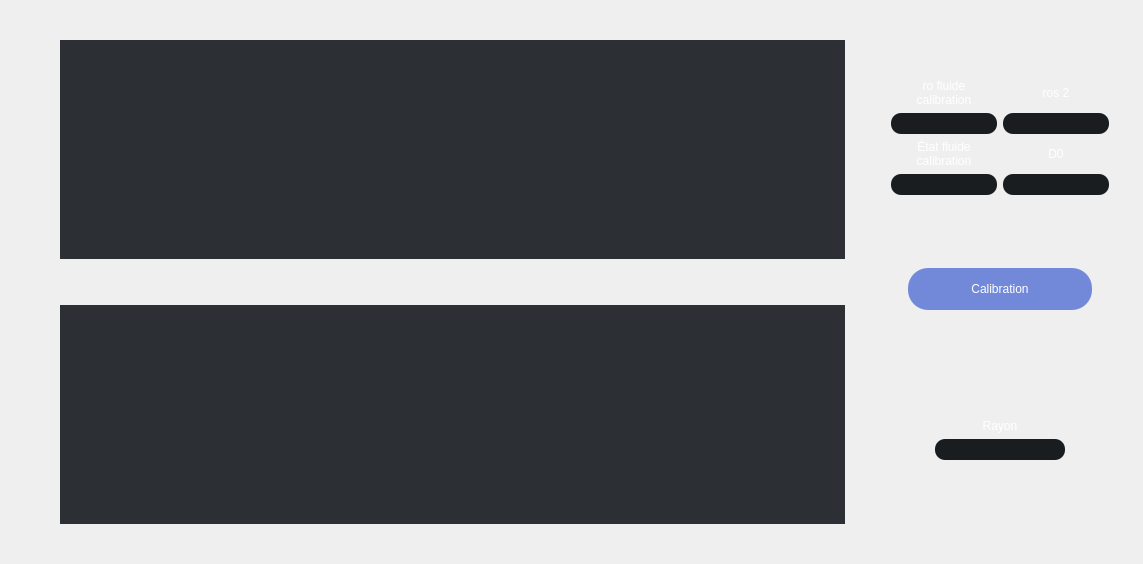
        <widget class="QWidget" name="Calibration">
         <layout class="QGridLayout" name="gridLayout_18">
          <item row="0" column="2">
           <layout class="QGridLayout" name="gridLayout_17">
            <item row="5" column="0">
             <spacer name="verticalSpacer_35">
              <property name="orientation">
               <enum>Qt::Vertical</enum>
              </property>
              <property name="sizeType">
               <enum>QSizePolicy::Fixed</enum>
              </property>
              <property name="sizeHint" stdset="0">
               <size>
                <width>20</width>
                <height>29</height>
               </size>
              </property>
             </spacer>
            </item>
            <item row="0" column="0">
             <spacer name="verticalSpacer_36">
              <property name="orientation">
               <enum>Qt::Vertical</enum>
              </property>
              <property name="sizeType">
               <enum>QSizePolicy::Fixed</enum>
              </property>
              <property name="sizeHint" stdset="0">
               <size>
                <width>20</width>
                <height>29</height>
               </size>
              </property>
             </spacer>
            </item>
            <item row="2" column="0">
             <widget class="QWidget" name="Graphe_Xexp_Xcal_2" native="true">
              <property name="sizePolicy">
               <sizepolicy hsizetype="MinimumExpanding" vsizetype="MinimumExpanding">
                <horstretch>0</horstretch>
                <verstretch>0</verstretch>
               </sizepolicy>
              </property>
              <property name="minimumSize">
               <size>
                <width>785</width>
                <height>219</height>
               </size>
              </property>
              <property name="styleSheet">
               <string notr="true">background-color: #2C2F33;</string>
              </property>
             </widget>
            </item>
            <item row="3" column="0">
             <spacer name="verticalSpacer_37">
              <property name="orientation">
               <enum>Qt::Vertical</enum>
              </property>
              <property name="sizeType">
               <enum>QSizePolicy::Fixed</enum>
              </property>
              <property name="sizeHint" stdset="0">
               <size>
                <width>37</width>
                <height>40</height>
               </size>
              </property>
             </spacer>
            </item>
            <item row="4" column="0">
             <widget class="QWidget" name="Graphe_Yexp_Ycal_2" native="true">
              <property name="sizePolicy">
               <sizepolicy hsizetype="MinimumExpanding" vsizetype="MinimumExpanding">
                <horstretch>0</horstretch>
                <verstretch>0</verstretch>
               </sizepolicy>
              </property>
              <property name="minimumSize">
               <size>
                <width>785</width>
                <height>219</height>
               </size>
              </property>
              <property name="styleSheet">
               <string notr="true">background-color: #2C2F33;</string>
              </property>
             </widget>
            </item>
           </layout>
          </item>
          <item row="0" column="3">
           <spacer name="horizontalSpacer_17">
            <property name="orientation">
             <enum>Qt::Horizontal</enum>
            </property>
            <property name="sizeType">
             <enum>QSizePolicy::Fixed</enum>
            </property>
            <property name="sizeHint" stdset="0">
             <size>
              <width>40</width>
              <height>20</height>
             </size>
            </property>
           </spacer>
          </item>
          <item row="0" column="0">
           <spacer name="horizontalSpacer_16">
            <property name="orientation">
             <enum>Qt::Horizontal</enum>
            </property>
            <property name="sizeType">
             <enum>QSizePolicy::Fixed</enum>
            </property>
            <property name="sizeHint" stdset="0">
             <size>
              <width>49</width>
              <height>20</height>
             </size>
            </property>
           </spacer>
          </item>
          <item row="0" column="4">
           <layout class="QGridLayout" name="gridLayout_19">
            <item row="1" column="0">
             <layout class="QGridLayout" name="gridLayout_20">
              <item row="0" column="0">
               <widget class="QLabel" name="label_ro_fluide">
                <property name="styleSheet">
                 <string notr="true">color: rgb(255, 255, 255);
font: 15pt &quot;Lato&quot;;</string>
                </property>
                <property name="text">
                 <string>&lt;html&gt;&lt;head/&gt;&lt;body&gt;&lt;p&gt;ro fluide&lt;br&gt;calibration&lt;/p&gt;&lt;/body&gt;&lt;/html&gt;</string>
                </property>
                <property name="alignment">
                 <set>Qt::AlignCenter</set>
                </property>
               </widget>
              </item>
              <item row="2" column="0">
               <widget class="QLabel" name="label_etat_fluide">
                <property name="styleSheet">
                 <string notr="true">color: rgb(255, 255, 255);
font: 15pt &quot;Lato&quot;;</string>
                </property>
                <property name="text">
                 <string>&lt;html&gt;&lt;head/&gt;&lt;body&gt;&lt;p&gt;État fluide&lt;br&gt;calibration&lt;/p&gt;&lt;/body&gt;&lt;/html&gt;</string>
                </property>
                <property name="alignment">
                 <set>Qt::AlignCenter</set>
                </property>
               </widget>
              </item>
              <item row="0" column="1">
               <widget class="QLabel" name="label_ros2">
                <property name="whatsThis">
                 <string>color: rgb(255, 255, 255);
font: 15pt &quot;Lato&quot;;</string>
                </property>
                <property name="styleSheet">
                 <string notr="true">color: rgb(255, 255, 255);
font: 15pt &quot;Lato&quot;;</string>
                </property>
                <property name="text">
                 <string>ros 2</string>
                </property>
                <property name="alignment">
                 <set>Qt::AlignCenter</set>
                </property>
               </widget>
              </item>
              <item row="2" column="1">
               <widget class="QLabel" name="label_d0">
                <property name="styleSheet">
                 <string notr="true">color: rgb(255, 255, 255);
font: 15pt &quot;Lato&quot;;</string>
                </property>
                <property name="text">
                 <string>D0</string>
                </property>
                <property name="alignment">
                 <set>Qt::AlignCenter</set>
                </property>
               </widget>
              </item>
              <item row="1" column="1">
               <widget class="QLineEdit" name="lineEdit_ros2">
                <property name="sizePolicy">
                 <sizepolicy hsizetype="Fixed" vsizetype="Fixed">
                  <horstretch>0</horstretch>
                  <verstretch>0</verstretch>
                 </sizepolicy>
                </property>
                <property name="minimumSize">
                 <size>
                  <width>99</width>
                  <height>21</height>
                 </size>
                </property>
                <property name="styleSheet">
                 <string notr="true">QLineEdit {
	font: 17pt &quot;Lato&quot;;
	color: rgb(255, 255, 255);	
	background-color: #1A1D20;
 	border-radius: 10px;
}</string>
                </property>
                <property name="alignment">
                 <set>Qt::AlignCenter</set>
                </property>
               </widget>
              </item>
              <item row="1" column="0">
               <widget class="QLineEdit" name="lineEdit_ro_fluide">
                <property name="sizePolicy">
                 <sizepolicy hsizetype="Fixed" vsizetype="Fixed">
                  <horstretch>0</horstretch>
                  <verstretch>0</verstretch>
                 </sizepolicy>
                </property>
                <property name="minimumSize">
                 <size>
                  <width>99</width>
                  <height>21</height>
                 </size>
                </property>
                <property name="styleSheet">
                 <string notr="true">QLineEdit {
	font: 17pt &quot;Lato&quot;;
	color: rgb(255, 255, 255);	
	background-color: #1A1D20;
 	border-radius: 10px;
}</string>
                </property>
                <property name="alignment">
                 <set>Qt::AlignCenter</set>
                </property>
               </widget>
              </item>
              <item row="3" column="1">
               <widget class="QLineEdit" name="lineEdit_d0">
                <property name="sizePolicy">
                 <sizepolicy hsizetype="Fixed" vsizetype="Fixed">
                  <horstretch>0</horstretch>
                  <verstretch>0</verstretch>
                 </sizepolicy>
                </property>
                <property name="minimumSize">
                 <size>
                  <width>99</width>
                  <height>21</height>
                 </size>
                </property>
                <property name="styleSheet">
                 <string notr="true">QLineEdit {
	font: 17pt &quot;Lato&quot;;
	color: rgb(255, 255, 255);	
	background-color: #1A1D20;
 	border-radius: 10px;
}</string>
                </property>
                <property name="alignment">
                 <set>Qt::AlignCenter</set>
                </property>
               </widget>
              </item>
              <item row="3" column="0">
               <widget class="QLineEdit" name="lineEdit_etat_fluide">
                <property name="sizePolicy">
                 <sizepolicy hsizetype="Fixed" vsizetype="Fixed">
                  <horstretch>0</horstretch>
                  <verstretch>0</verstretch>
                 </sizepolicy>
                </property>
                <property name="minimumSize">
                 <size>
                  <width>99</width>
                  <height>21</height>
                 </size>
                </property>
                <property name="styleSheet">
                 <string notr="true">QLineEdit {
	font: 17pt &quot;Lato&quot;;
	color: rgb(255, 255, 255);	
	background-color: #1A1D20;
 	border-radius: 10px;
}</string>
                </property>
                <property name="alignment">
                 <set>Qt::AlignCenter</set>
                </property>
               </widget>
              </item>
             </layout>
            </item>
            <item row="0" column="0">
             <spacer name="verticalSpacer_40">
              <property name="orientation">
               <enum>Qt::Vertical</enum>
              </property>
              <property name="sizeType">
               <enum>QSizePolicy::MinimumExpanding</enum>
              </property>
              <property name="sizeHint" stdset="0">
               <size>
                <width>38</width>
                <height>40</height>
               </size>
              </property>
             </spacer>
            </item>
            <item row="5" column="0">
             <widget class="QLabel" name="label_rayon">
              <property name="styleSheet">
               <string notr="true">color: rgb(255, 255, 255);
font: 15pt &quot;Lato&quot;;</string>
              </property>
              <property name="text">
               <string>Rayon</string>
              </property>
              <property name="alignment">
               <set>Qt::AlignCenter</set>
              </property>
             </widget>
            </item>
            <item row="2" column="0">
             <spacer name="verticalSpacer_38">
              <property name="orientation">
               <enum>Qt::Vertical</enum>
              </property>
              <property name="sizeType">
               <enum>QSizePolicy::MinimumExpanding</enum>
              </property>
              <property name="sizeHint" stdset="0">
               <size>
                <width>20</width>
                <height>67</height>
               </size>
              </property>
             </spacer>
            </item>
            <item row="4" column="0">
             <spacer name="verticalSpacer_39">
              <property name="orientation">
               <enum>Qt::Vertical</enum>
              </property>
              <property name="sizeType">
               <enum>QSizePolicy::MinimumExpanding</enum>
              </property>
              <property name="sizeHint" stdset="0">
               <size>
                <width>20</width>
                <height>103</height>
               </size>
              </property>
             </spacer>
            </item>
            <item row="6" column="0" alignment="Qt::AlignHCenter">
             <widget class="QLineEdit" name="lineEdit_rayon">
              <property name="sizePolicy">
               <sizepolicy hsizetype="Fixed" vsizetype="Fixed">
                <horstretch>0</horstretch>
                <verstretch>0</verstretch>
               </sizepolicy>
              </property>
              <property name="minimumSize">
               <size>
                <width>130</width>
                <height>21</height>
               </size>
              </property>
              <property name="styleSheet">
               <string notr="true">QLineEdit {
	font: 17pt &quot;Lato&quot;;
	color: rgb(255, 255, 255);	
	background-color: #1A1D20;
 	border-radius: 10px;
}</string>
              </property>
              <property name="text">
               <string/>
              </property>
              <property name="frame">
               <bool>true</bool>
              </property>
              <property name="alignment">
               <set>Qt::AlignCenter</set>
              </property>
              <property name="readOnly">
               <bool>true</bool>
              </property>
             </widget>
            </item>
            <item row="3" column="0" alignment="Qt::AlignHCenter">
             <widget class="QPushButton" name="pushButton_calibration">
              <property name="sizePolicy">
               <sizepolicy hsizetype="Fixed" vsizetype="Fixed">
                <horstretch>0</horstretch>
                <verstretch>0</verstretch>
               </sizepolicy>
              </property>
              <property name="minimumSize">
               <size>
                <width>184</width>
                <height>42</height>
               </size>
              </property>
              <property name="styleSheet">
               <string notr="true">border-radius: 20px;
color: rgb(255, 255, 255);
background-color: #7289DA;
font: 14pt &quot;Lato&quot;;</string>
              </property>
              <property name="text">
               <string>Calibration</string>
              </property>
             </widget>
            </item>
            <item row="7" column="0">
             <spacer name="verticalSpacer_41">
              <property name="orientation">
               <enum>Qt::Vertical</enum>
              </property>
              <property name="sizeType">
               <enum>QSizePolicy::MinimumExpanding</enum>
              </property>
              <property name="sizeHint" stdset="0">
               <size>
                <width>20</width>
                <height>93</height>
               </size>
              </property>
             </spacer>
            </item>
           </layout>
          </item>
          <item row="0" column="6">
           <spacer name="horizontalSpacer_18">
            <property name="orientation">
             <enum>Qt::Horizontal</enum>
            </property>
            <property name="sizeType">
             <enum>QSizePolicy::Fixed</enum>
            </property>
            <property name="sizeHint" stdset="0">
             <size>
              <width>23</width>
              <height>20</height>
             </size>
            </property>
           </spacer>
          </item>
         </layout>
        </widget>
